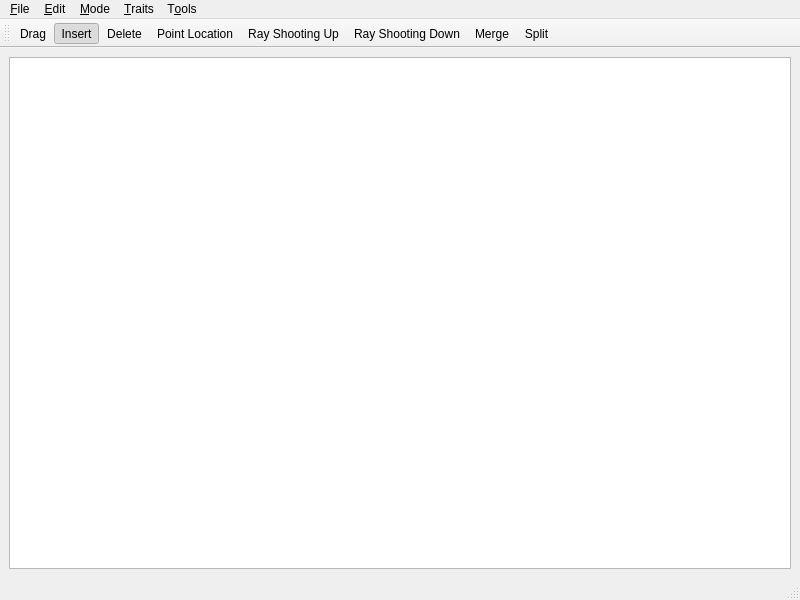
<?xml version="1.0" encoding="UTF-8"?>
<ui version="4.0">
 <class>ArrangementDemoWindow</class>
 <widget class="QMainWindow" name="ArrangementDemoWindow">
  <property name="geometry">
   <rect>
    <x>0</x>
    <y>0</y>
    <width>800</width>
    <height>600</height>
   </rect>
  </property>
  <property name="windowTitle">
   <string>MainWindow</string>
  </property>
  <widget class="QWidget" name="centralwidget">
   <layout class="QGridLayout" name="gridLayout">
    <item row="0" column="0">
     <widget class="QGraphicsView" name="graphicsView"/>
    </item>
   </layout>
  </widget>
  <widget class="QMenuBar" name="menubar">
   <property name="geometry">
    <rect>
     <x>0</x>
     <y>0</y>
     <width>800</width>
     <height>25</height>
    </rect>
   </property>
   <widget class="QMenu" name="menu_File">
    <property name="title">
     <string>&amp;File</string>
    </property>
    <addaction name="actionNewTab"/>
    <addaction name="separator"/>
    <addaction name="actionQuit"/>
   </widget>
   <widget class="QMenu" name="menuMode">
    <property name="title">
     <string>&amp;Mode</string>
    </property>
    <addaction name="actionDrag"/>
    <addaction name="actionInsert"/>
    <addaction name="actionDelete"/>
    <addaction name="actionPointLocation"/>
    <addaction name="actionRayShootingUp"/>
    <addaction name="actionRayShootingDown"/>
    <addaction name="actionMerge"/>
    <addaction name="actionSplit"/>
    <addaction name="actionFill"/>
   </widget>
   <widget class="QMenu" name="menuTraits">
    <property name="title">
     <string>&amp;Traits</string>
    </property>
    <addaction name="actionSegment"/>
    <addaction name="actionPolyline"/>
    <addaction name="actionConic"/>
   </widget>
   <widget class="QMenu" name="menu_Edit">
    <property name="title">
     <string>&amp;Edit</string>
    </property>
    <addaction name="actionSnapMode"/>
    <addaction name="actionGridSnapMode"/>
    <addaction name="separator"/>
    <addaction name="actionShowGrid"/>
    <addaction name="separator"/>
    <addaction name="actionPreferences"/>
   </widget>
   <widget class="QMenu" name="menuT_ools">
    <property name="title">
     <string>T&amp;ools</string>
    </property>
    <addaction name="action_Overlay"/>
   </widget>
   <addaction name="menu_File"/>
   <addaction name="menu_Edit"/>
   <addaction name="menuMode"/>
   <addaction name="menuTraits"/>
   <addaction name="menuT_ools"/>
  </widget>
  <widget class="QStatusBar" name="statusbar"/>
  <widget class="QToolBar" name="toolBar">
   <property name="windowTitle">
    <string>toolBar</string>
   </property>
   <attribute name="toolBarArea">
    <enum>TopToolBarArea</enum>
   </attribute>
   <attribute name="toolBarBreak">
    <bool>false</bool>
   </attribute>
   <addaction name="actionDrag"/>
   <addaction name="actionInsert"/>
   <addaction name="actionDelete"/>
   <addaction name="actionPointLocation"/>
   <addaction name="actionRayShootingUp"/>
   <addaction name="actionRayShootingDown"/>
   <addaction name="actionMerge"/>
   <addaction name="actionSplit"/>
  </widget>
  <action name="actionQuit">
   <property name="text">
    <string>&amp;Quit</string>
   </property>
  </action>
  <action name="actionInsert">
   <property name="checkable">
    <bool>true</bool>
   </property>
   <property name="checked">
    <bool>true</bool>
   </property>
   <property name="icon">
    <iconset resource="ArrangementDemoWindow.qrc">
     <normaloff>:/icons/demo_insert.xpm</normaloff>:/icons/demo_insert.xpm</iconset>
   </property>
   <property name="text">
    <string>&amp;Insert</string>
   </property>
  </action>
  <action name="actionDelete">
   <property name="checkable">
    <bool>true</bool>
   </property>
   <property name="icon">
    <iconset resource="ArrangementDemoWindow.qrc">
     <normaloff>:/icons/demo_delete.xpm</normaloff>:/icons/demo_delete.xpm</iconset>
   </property>
   <property name="text">
    <string>&amp;Delete</string>
   </property>
  </action>
  <action name="actionDrag">
   <property name="checkable">
    <bool>true</bool>
   </property>
   <property name="icon">
    <iconset resource="ArrangementDemoWindow.qrc">
     <normaloff>:/icons/hand.xpm</normaloff>:/icons/hand.xpm</iconset>
   </property>
   <property name="text">
    <string>Drag</string>
   </property>
  </action>
  <action name="actionPointLocation">
   <property name="checkable">
    <bool>true</bool>
   </property>
   <property name="icon">
    <iconset resource="ArrangementDemoWindow.qrc">
     <normaloff>:/icons/demo_pointlocation.xpm</normaloff>:/icons/demo_pointlocation.xpm</iconset>
   </property>
   <property name="text">
    <string>Point Location</string>
   </property>
  </action>
  <action name="actionRayShootingUp">
   <property name="checkable">
    <bool>true</bool>
   </property>
   <property name="icon">
    <iconset resource="ArrangementDemoWindow.qrc">
     <normaloff>:/icons/demo_rayshoot_up.xpm</normaloff>:/icons/demo_rayshoot_up.xpm</iconset>
   </property>
   <property name="text">
    <string>Ray Shooting Up</string>
   </property>
  </action>
  <action name="actionRayShootingDown">
   <property name="checkable">
    <bool>true</bool>
   </property>
   <property name="icon">
    <iconset resource="ArrangementDemoWindow.qrc">
     <normaloff>:/icons/demo_rayshoot_down.xpm</normaloff>:/icons/demo_rayshoot_down.xpm</iconset>
   </property>
   <property name="text">
    <string>Ray Shooting Down</string>
   </property>
  </action>
  <action name="actionMerge">
   <property name="checkable">
    <bool>true</bool>
   </property>
   <property name="icon">
    <iconset resource="ArrangementDemoWindow.qrc">
     <normaloff>:/icons/demo_merge.xpm</normaloff>:/icons/demo_merge.xpm</iconset>
   </property>
   <property name="text">
    <string>Merge</string>
   </property>
  </action>
  <action name="actionSplit">
   <property name="checkable">
    <bool>true</bool>
   </property>
   <property name="icon">
    <iconset resource="ArrangementDemoWindow.qrc">
     <normaloff>:/icons/demo_split.xpm</normaloff>:/icons/demo_split.xpm</iconset>
   </property>
   <property name="text">
    <string>Split</string>
   </property>
  </action>
  <action name="actionFill">
   <property name="text">
    <string>Fill</string>
   </property>
  </action>
  <action name="actionSnapMode">
   <property name="checkable">
    <bool>true</bool>
   </property>
   <property name="text">
    <string>Enable snapping</string>
   </property>
  </action>
  <action name="actionGridSnapMode">
   <property name="checkable">
    <bool>true</bool>
   </property>
   <property name="text">
    <string>Snap to grid</string>
   </property>
  </action>
  <action name="actionSegment">
   <property name="text">
    <string>Segment</string>
   </property>
  </action>
  <action name="actionPolyline">
   <property name="text">
    <string>Polyline</string>
   </property>
  </action>
  <action name="actionConic">
   <property name="text">
    <string>Conic</string>
   </property>
  </action>
  <action name="actionNewTab">
   <property name="text">
    <string>New tab</string>
   </property>
  </action>
  <action name="action_Overlay">
   <property name="text">
    <string>&amp;Overlay...</string>
   </property>
  </action>
  <action name="actionPreferences">
   <property name="text">
    <string>&amp;Preferences...</string>
   </property>
  </action>
  <action name="actionShowGrid">
   <property name="checkable">
    <bool>true</bool>
   </property>
   <property name="text">
    <string>Show &amp;grid</string>
   </property>
  </action>
 </widget>
 <resources>
  <include location="ArrangementDemoWindow.qrc"/>
 </resources>
 <connections/>
</ui>
